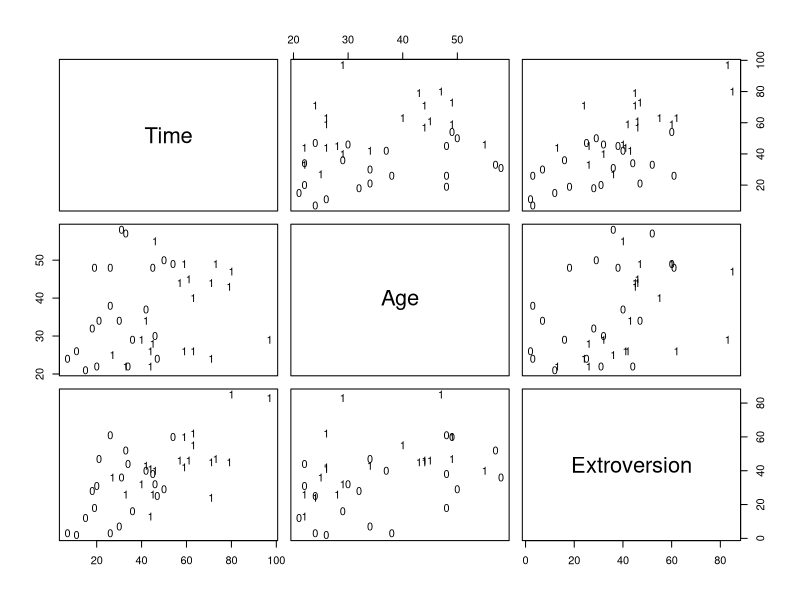
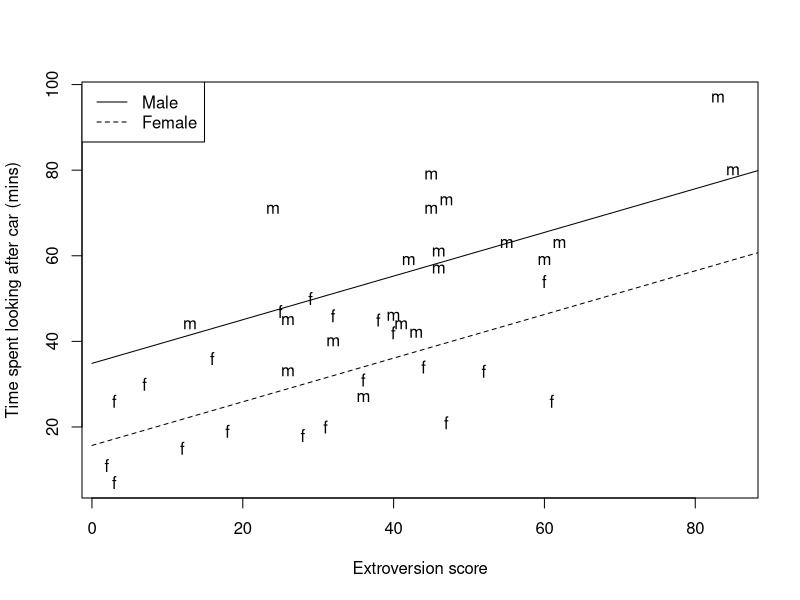
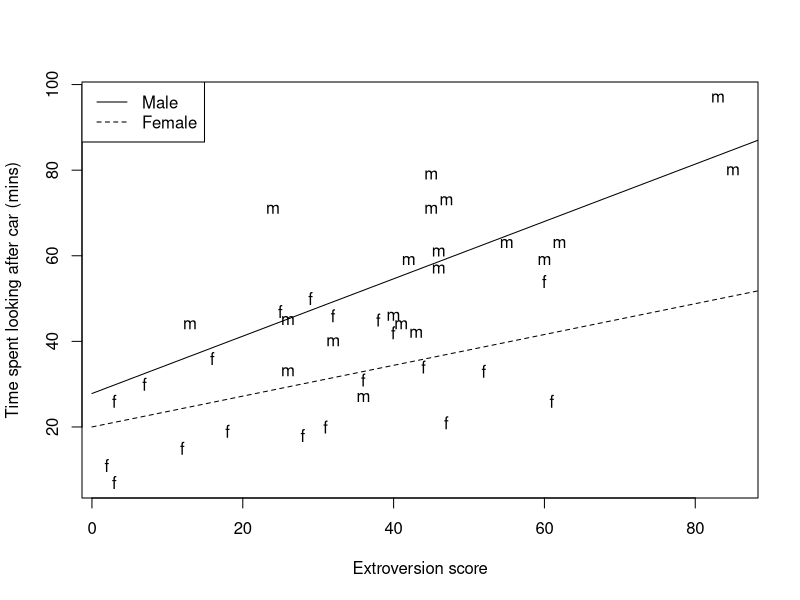
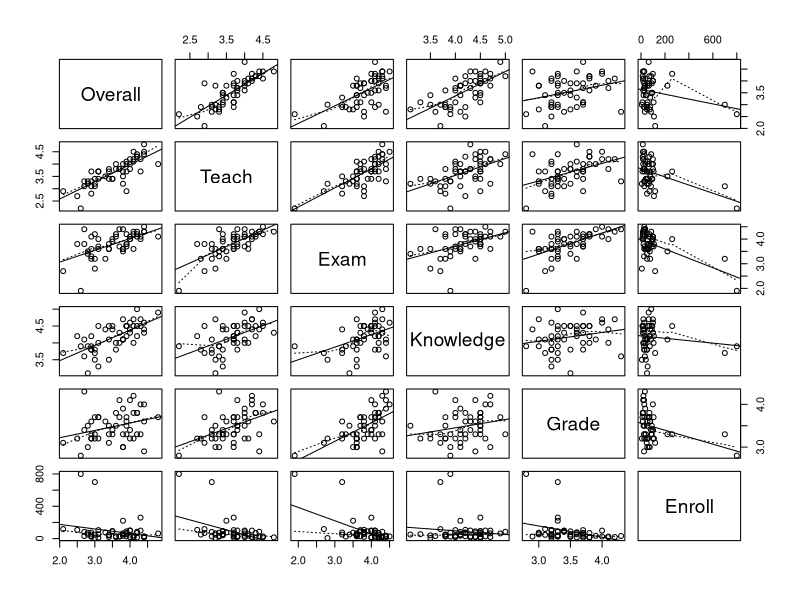
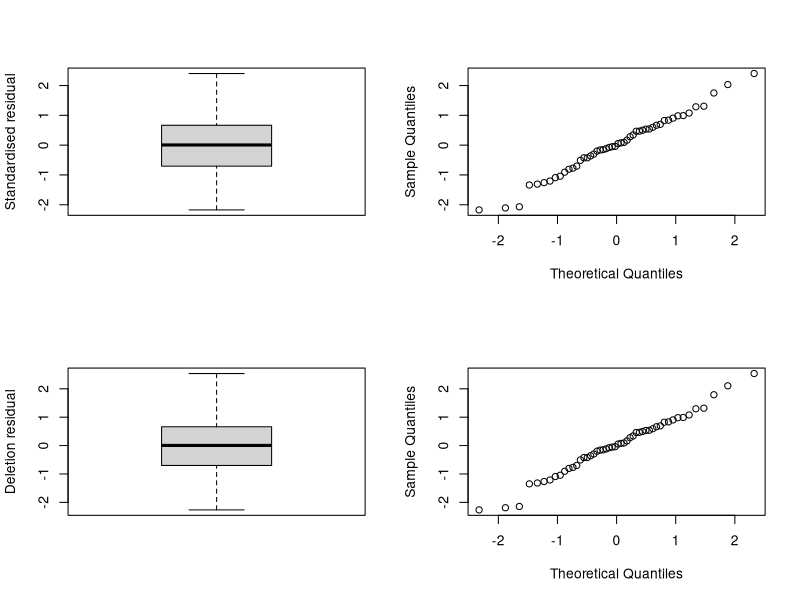
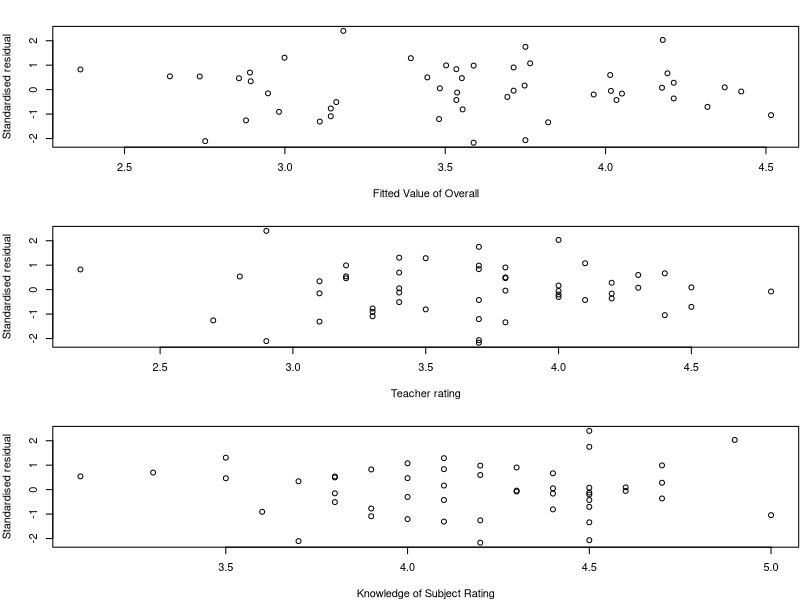
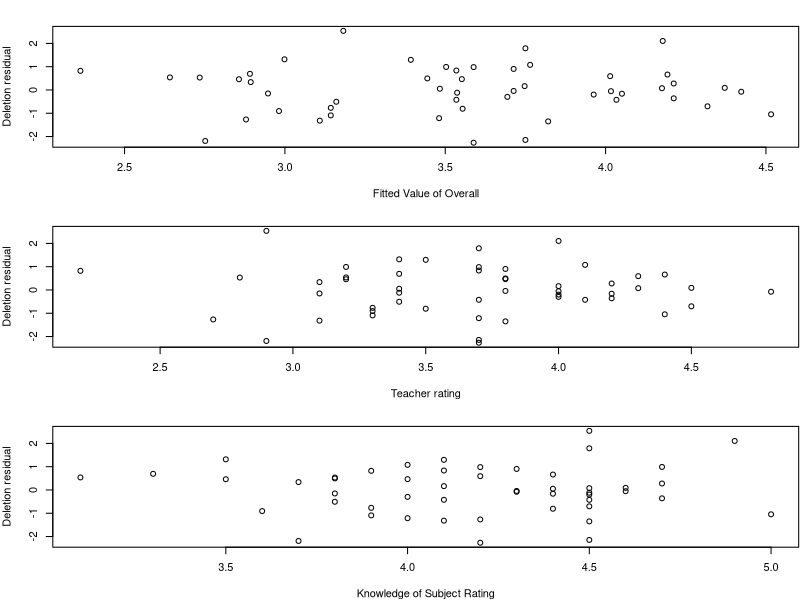
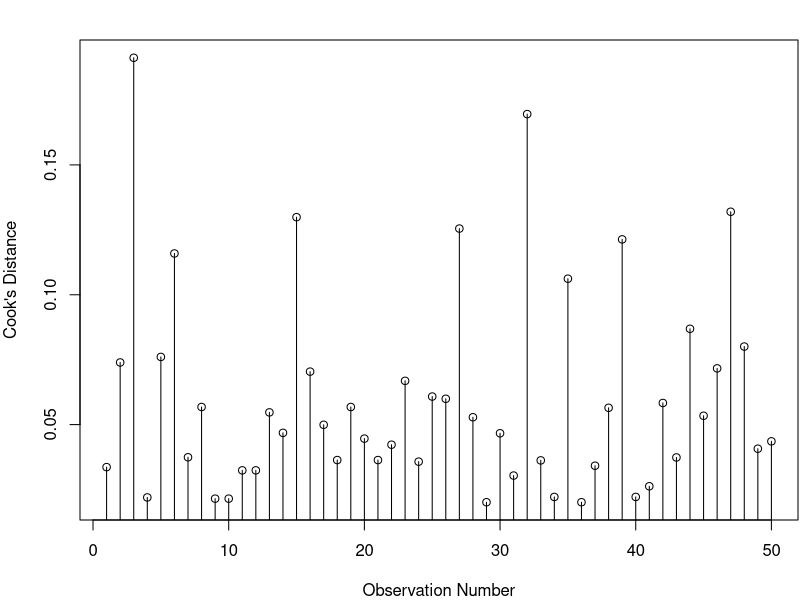

Generate these figures, in order, with R:
## ---- chunk 1
knitr::opts_chunk$set(echo = TRUE)
## ---- chunk 2
Gender <- c(1, 1, 0, 1, 0, 0, 0, 1, 1, 0, 0, 1, 1, 1, 0, 1, 0, 0, 1, 0, 0,
         0, 1, 0, 0, 0, 1, 0, 1, 1, 1, 0, 1, 0, 0, 0, 1, 1, 1, 1)

Age <- c(55, 43, 57, 26, 22, 32, 26, 29, 40, 30, 34, 44, 49, 22, 34, 47,
         48, 48, 22, 24, 50, 49, 49, 48, 29, 58, 24, 21, 29, 45, 28, 37,
         44, 22, 38, 24, 34, 26, 26, 25)

Extroversion <- c(40, 45, 52, 62, 31, 28, 2, 83, 55, 32, 47, 45, 60, 13, 7, 85,
           38, 61, 26, 3, 29, 60, 47, 18, 16, 36, 24, 12, 32, 46, 26, 40,
           46, 44, 3, 25, 43, 41, 42, 36)

Time <- c(46, 79, 33, 63, 20, 18, 11, 97, 63, 46, 21, 71, 59, 44, 30, 80,
          45, 26, 33, 7, 50, 54, 73, 19, 36, 31, 71, 15, 40, 61, 45, 42,
          57, 34, 26, 47, 42, 44, 59, 27)

carwash <- as.data.frame(cbind(Gender, Age, Extroversion, Time))
# Time, Age, Extroversion - points by Gender
pairs(carwash[, c(4,2,3)], panel=function(x,y) text(x,y,Gender))
## ---- chunk 3
summary(lm(Time ~ Age + Extroversion + Gender, data = carwash))
## ---- chunk 4
summary(lm(Time ~ Extroversion + Gender, data = carwash))
## ---- chunk 5
#par(mfrow = c(1,1))
gender <- rep("m", length(Gender))
gender[Gender==0] <- "f"
x <- seq(0, 90, length = 50)
ym <- 15.68 + 19.18 + 0.51*x
yf <- 15.68 + 0.51*x
plot(Time ~ Extroversion, xlab = "Extroversion score",
     ylab = "Time spent looking after car (mins)", type = "n")
text(Extroversion, Time, labels = gender)
lines(x, ym, lty = 1)
lines(x, yf, lty = 2)
legend("topleft", c("Male", "Female"), lty = 1:2)
## ---- chunk 6
summary(lm(Time ~ Extroversion + Gender + Extroversion:Gender, data = carwash))
## ---- chunk 7
gender <- rep("m", length(Gender))
gender[Gender==0] <- "f"
x <- seq(0, 90, length = 50)
ym <- 20 + 7.82 + (0.36+0.31)*x
yf <- 20 + 0.36*x
plot(Time ~ Extroversion, xlab = "Extroversion score",
     ylab = "Time spent looking after car (mins)", type = "n")
text(Extroversion, Time, labels = gender)
lines(x, ym, lty = 1)
lines(x, yf, lty = 2)
legend("topleft", c("Male", "Female"), lty = 1:2)
## ---- chunk 8
Overall <- c(3.4, 2.9, 2.6, 3.8, 3.0, 2.5, 3.9, 4.3, 3.8, 3.4,
             2.8, 2.9, 4.1, 2.7, 3.9, 4.1, 4.2, 3.1, 4.1, 3.6,
             4.3, 4.0, 2.1, 3.8, 2.7, 4.4, 3.1, 3.6, 3.9, 2.9,
             3.7, 2.8, 3.3, 3.7, 4.2, 2.9, 3.9, 3.5, 3.8, 4.0,
             3.1, 4.2, 3.0, 4.8, 3.0, 4.4, 4.4, 3.4, 4.0, 3.5)

Teach <- c(3.8, 2.8, 2.2, 3.5, 3.2, 2.7, 4.1, 4.2, 3.7, 3.7,
           3.3, 3.3, 4.1, 3.1, 2.9, 4.5, 4.3, 3.7, 4.2, 4.0,
           3.7, 4.0, 2.9, 4.0, 3.3, 4.4, 3.4, 3.8, 3.7, 3.1,
           3.8, 3.2, 3.5, 3.8, 4.4, 3.7, 4.0, 3.4, 3.2, 3.8,
           3.7, 4.3, 3.4, 4.0, 3.1, 4.5, 4.8, 3.4, 4.2, 3.4)

Exam <- c(3.8, 3.2, 1.9, 3.5, 2.8, 3.8, 3.8, 4.1, 3.6, 3.6,
          3.5, 3.3, 3.6, 3.8, 3.8, 4.2, 4.1, 4.0, 4.3, 4.2,
          4.0, 4.1, 2.7, 4.4, 4.4, 4.3, 3.6, 4.1, 4.2, 3.6,
          4.4, 3.4, 3.2, 3.7, 4.3, 4.1, 3.7, 4.0, 3.6, 4.0,
          3.7, 4.2, 4.2, 4.1, 3.2, 4.5, 4.3, 3.6, 4.0, 3.9)

Knowledge <- c(4.5, 3.8, 3.9, 4.1, 3.5, 4.2, 4.5, 4.7, 4.1, 4.1,
               3.9, 3.9, 4.0, 4.1, 4.5, 4.5, 4.5, 4.5, 4.7, 4.0,
               4.5, 4.6, 3.7, 4.1, 3.6, 4.4, 3.3, 3.8, 4.2, 3.8,
               4.0, 3.1, 4.4, 4.3, 5.0, 4.2, 4.5, 4.5, 4.7, 4.3,
               4.0, 4.2, 3.8, 4.9, 3.7, 4.6, 4.3, 3.5, 4.4, 4.4)

Grade <- c(3.5, 3.2, 2.8, 3.3, 3.2, 3.2, 3.6, 4.0, 3.0, 3.1,
           3.0, 3.3, 3.2, 3.4, 3.7, 3.8, 3.8, 3.7, 4.2, 3.8,
           3.3, 3.2, 3.1, 3.9, 4.3, 2.9, 3.2, 3.5, 3.3, 3.2,
           4.1, 3.5, 3.6, 3.7, 3.3, 3.6, 3.5, 3.4, 3.0, 3.4,
           3.7, 3.8, 3.7, 3.7, 3.3, 4.0, 3.6, 3.3, 4.1, 3.3)

Enroll <- c(21, 50, 800, 221, 7, 108, 54, 99, 52, 47, 73, 25,
            37, 83, 70, 16, 14, 12, 20, 18, 260, 100, 118, 35,
            32, 25, 55, 28, 28, 27, 25, 50, 76, 28, 85, 75, 90,
            94, 65, 100, 105, 70, 49, 64, 700, 27, 15, 40, 18, 90)

courses <- as.data.frame(cbind(Overall, Teach, Exam, Knowledge, Grade, Enroll))
head(courses)
## ---- chunk 9
pairs(courses, panel=function(x,y) {
  points(x,y)
	abline(lm(y ~ x))
	lines(lowess(y ~ x), lty = 3)
	}
)
## ---- chunk 10
reg <- lm(Overall ~ Teach + Exam + Knowledge + Grade + Enroll)
summary(reg)
## ---- chunk 11
# remove outliers
reg_345 <- lm(Overall[-c(3, 45)] ~ Teach[-c(3, 45)] + Exam[-c(3, 45)] +
                Knowledge[-c(3, 45)] + Grade[-c(3, 45)] + Enroll[-c(3, 45)])
summary(reg_345)

# VIFs
s1 <- summary(lm(Teach ~ Exam + Knowledge + Grade + Enroll))
s2 <- summary(lm(Exam ~ Teach + Knowledge + Grade + Enroll))
s3 <- summary(lm(Knowledge ~ Exam + Teach + Grade + Enroll))
s4 <- summary(lm(Grade ~ Exam + Knowledge + Teach + Enroll))
s5 <- summary(lm(Enroll ~ Exam + Knowledge + Grade + Teach))
#
rsq <- c(s1$r.squared, s2$r.squared, s3$r.squared, s4$r.squared, s5$r.squared)
rsq
# rounded values used in the book (no difference in practice):
# rsq <- c(0.58, 0.68, 0.33, 0.38, 0.35)
1/(1 - rsq)
## ---- chunk 12
step(reg, direction = "backward")
## ---- chunk 13
final_reg <- lm(Overall ~ Teach + Knowledge)
summary(final_reg)
## ---- chunk 14
rawresid <- final_reg$residuals
infl.reg <- lm.influence(final_reg)

r.std <- rawresid/sqrt(0.3202^2 * (1 - infl.reg$hat))
r.del <- rawresid/sqrt(infl.reg$sigma^2 * (1 - infl.reg$hat))

par(mfrow=c(2,2))
boxplot(r.std, ylab = "Standardised residual")
qqnorm(r.std, main = "")
boxplot(r.del, ylab = "Deletion residual")
qqnorm(r.del, main = "")
## ---- chunk 15
par(mfrow = c(3,1), mar = c(4, 4, 2, 0.1))
lab <- "Standardised residual"
plot(predict(final_reg), r.std, xlab = "Fitted Value of Overall", ylab = lab)
plot(Teach, r.std, xlab = "Teacher rating",ylab = lab)
plot(Knowledge, r.std, xlab = "Knowledge of Subject Rating",ylab = lab)
## ---- chunk 16
par(mfrow = c(3,1), mar = c(4, 4, 2, 0.1))
lab <- "Deletion residual"
plot(predict(final_reg), r.del, xlab = "Fitted Value of Overall", ylab = lab)
plot(Teach, r.del, xlab = "Teacher rating",ylab = lab)
plot(Knowledge, r.del, xlab = "Knowledge of Subject Rating",ylab = lab)
## ---- chunk 17
par(mfrow = c(1,1))
plot(1:50, infl.reg$hat, xlab = "Observation Number", ylab = "Cook's Distance")
segments(1:50, rep(0,50), 1:50, infl.reg$hat)
## ---- chunk 18
flies <- read.table("data/fruitfly.txt", header = T)
flies
## ---- chunk 19
n <- 25
x1 <- c(rep(1,n), rep(0,n), rep(-1,n))
x2 <- c(rep(0,n), rep(1,n), rep(-1,n))
response <- c(flies$RS, flies$SS, flies$NS)

flies2 <- cbind(x1, x2, response)
head(flies2)
tail(flies2)

reg0 <- lm(response ~ 1)

reg <- lm(response ~ x1 + x2)
summary(reg)
# Residual sum of squares:
sum(reg$residuals^2)

anova(reg0, reg)
## ---- chunk 20
x1 <- c(rep(1,8), rep(-1,8))
x2 <- c(rep(1,4), rep(-1,4), rep(1,4), rep(-1,4))
response <- c(23, 25, 27, 29, 26, 32, 30, 31, 22, 23, 21, 21, 37, 38, 40, 35)

cbind(x1, x2, response)

reg0 <- lm(response ~ 1)
reg1 <- lm(response ~ x1)
summary(reg1)
# Residual sum of squares:
sum(reg1$residuals^2)
anova(reg0, reg1)
#
reg2 <- lm(response ~ x1 + x2)
summary(reg2)
sum(reg2$residuals^2)
anova(reg1, reg2)
#
reg3 <- lm(response ~ x1 + x2 + x1:x2)
summary(reg3)
sum(reg3$residuals^2)
anova(reg2, reg3)
## ---- chunk 21
x1 <- c(rep(1,21), rep(-1,21))
x2 <- c(rep(1,8), rep(-1,13), rep(1,8), rep(-1,13))
response <- c(23, 25, 27, 29, 30, 27, 23, 25,
              26, 32, 30, 31, NA, NA, NA, NA, NA, NA, NA, NA, NA,
              22, 23, 21, 21, 19, 23, 17, NA, 37, 38, 40, 35, 39,
              35, 38, 41, 32, 36, 40, 41, 38)

cbind(x1, x2, response)

reg0 <- lm(response ~ 1)
reg1 <- lm(response ~ x1)
summary(reg1)
# Residual sum of squares:
sum(reg1$residuals^2)
anova(reg0, reg1)
#
reg2 <- lm(response ~ x1 + x2)
summary(reg2)
sum(reg2$residuals^2)
anova(reg1, reg2)
#
reg3 <- lm(response ~ x1 + x2 + x1:x2)
summary(reg3)
sum(reg3$residuals^2)
anova(reg2, reg3)
